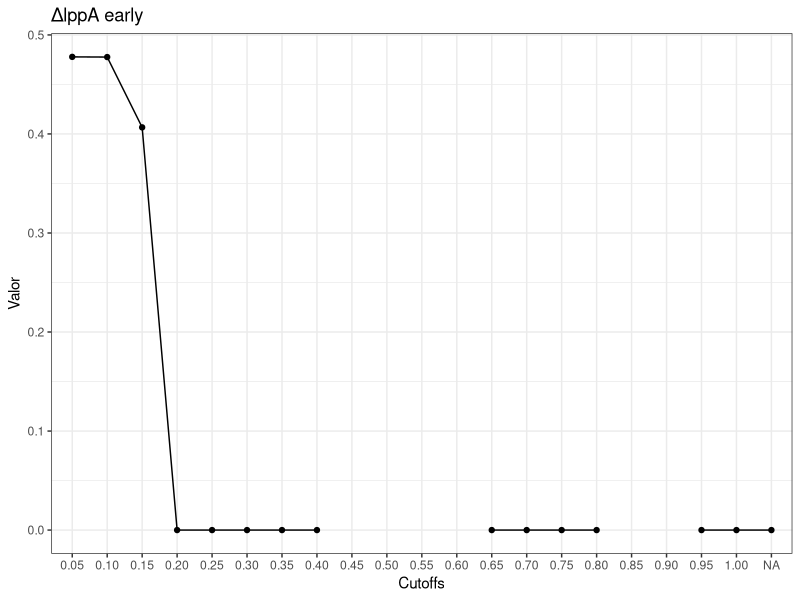
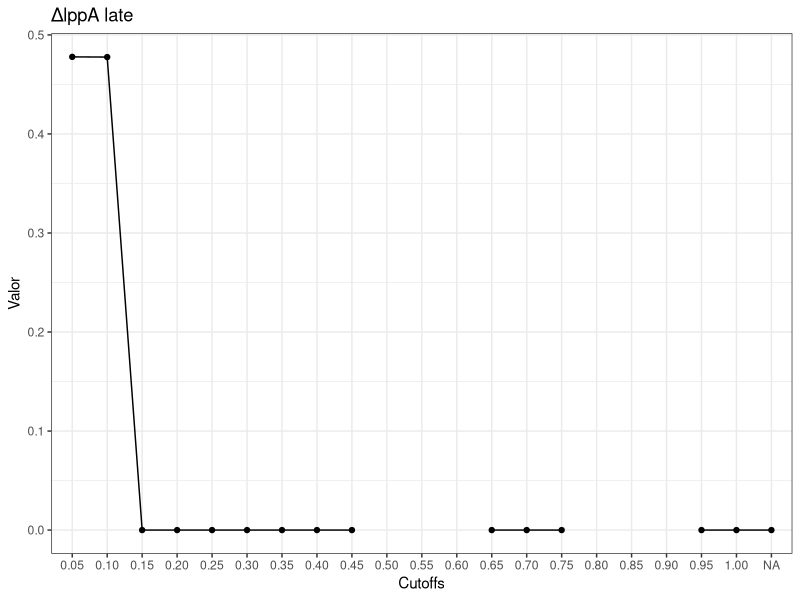
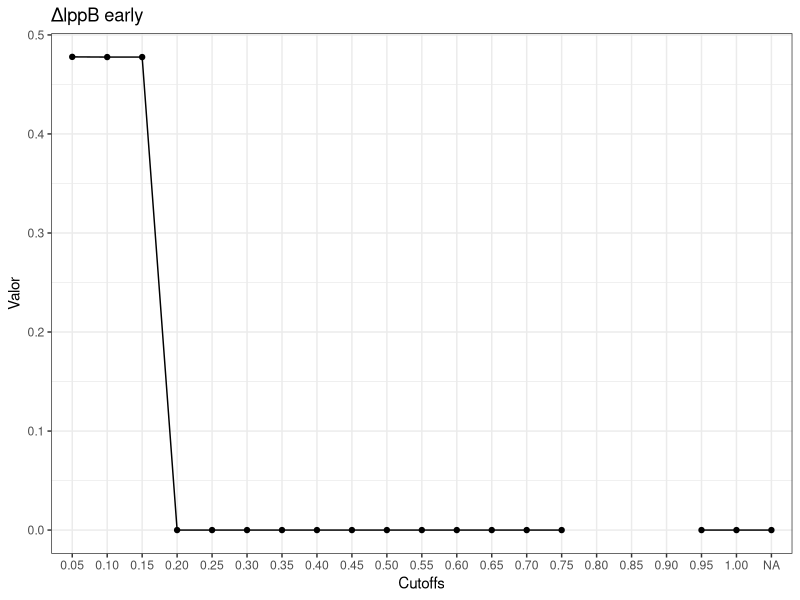
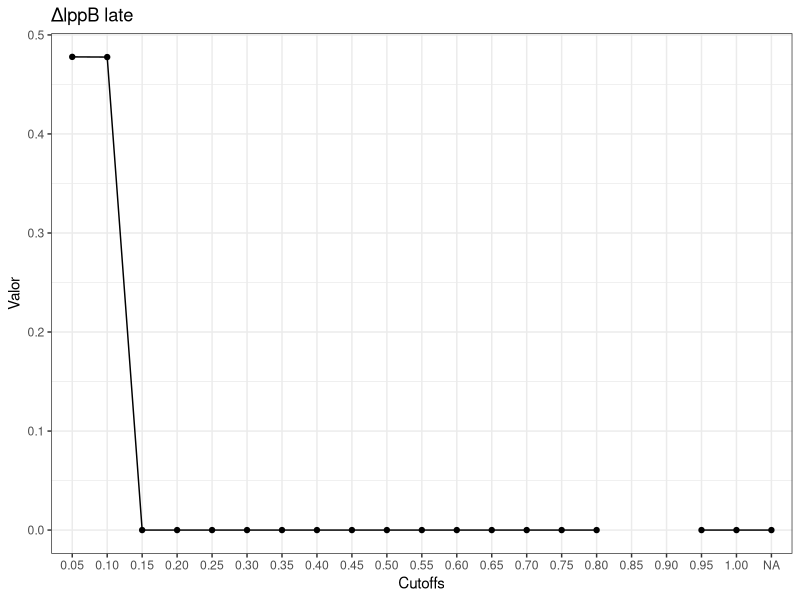
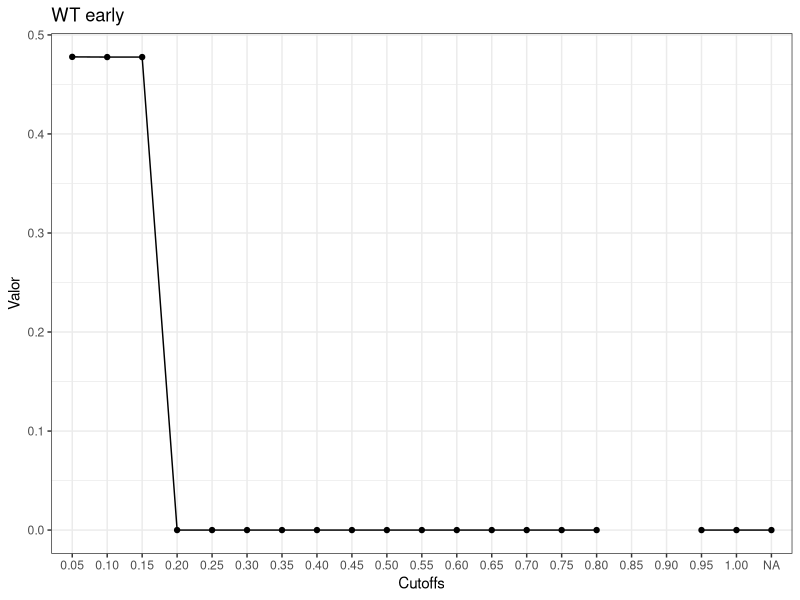
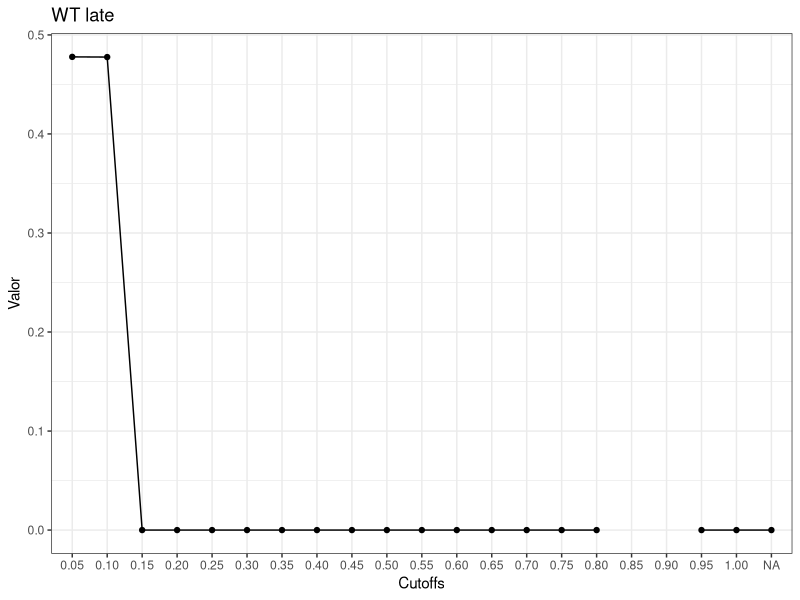

These figures' R source, in order:
setwd("C:/Users/yanni/Desktop/CNB/d1Salmonella")

library(readxl)
library(ggplot2)

dfcutoff <- read_excel("cutoffs_def.xlsx")
View(dfcutoff)  

cols <- c("ΔlppA early", "ΔlppA late", "ΔlppB early", "ΔlppB late", "WT early", "WT late")

dfcutoff[cols] <- lapply(dfcutoff[cols], function(x) as.numeric(x))

#ΔlppA early
ggplot(dfcutoff) +
  geom_line(aes(x = cutoffs, y = `ΔlppA early`, group = 1)) +
  geom_point(aes(x = cutoffs, y = `ΔlppA early`)) +
  labs(y="Valor", 
       x="Cutoffs",
       title="ΔlppA early")+
  theme_bw()

#ΔlppA late
ggplot(dfcutoff) +
  geom_line(aes(x = cutoffs, y = `ΔlppA late`, group = 1)) +
  geom_point(aes(x = cutoffs, y = `ΔlppA late`)) +
  labs(y="Valor", 
       x="Cutoffs",
       title="ΔlppA late")+
  theme_bw()

#ΔlppB early
ggplot(dfcutoff) +
  geom_line(aes(x = cutoffs, y = `ΔlppB early`, group = 1)) +
  geom_point(aes(x = cutoffs, y = `ΔlppB early`)) +
  labs(y="Valor", 
       x="Cutoffs",
       title="ΔlppB early")+
  theme_bw()

#ΔlppB late
ggplot(dfcutoff) +
  geom_line(aes(x = cutoffs, y = `ΔlppB late`, group = 1)) +
  geom_point(aes(x = cutoffs, y = `ΔlppB late`)) +
  labs(y="Valor", 
       x="Cutoffs",
       title="ΔlppB late")+
  theme_bw()

#WT early
ggplot(dfcutoff) +
  geom_line(aes(x = cutoffs, y = `WT early`, group = 1)) +
  geom_point(aes(x = cutoffs, y = `WT early`)) +
  labs(y="Valor", 
       x="Cutoffs",
       title="WT early")+
  theme_bw()

#WT late
ggplot(dfcutoff) +
  geom_line(aes(x = cutoffs, y = `WT late`, group = 1)) +
  geom_point(aes(x = cutoffs, y = `WT late`)) +
  labs(y="Valor", 
       x="Cutoffs",
       title="WT late")+
  theme_bw()
